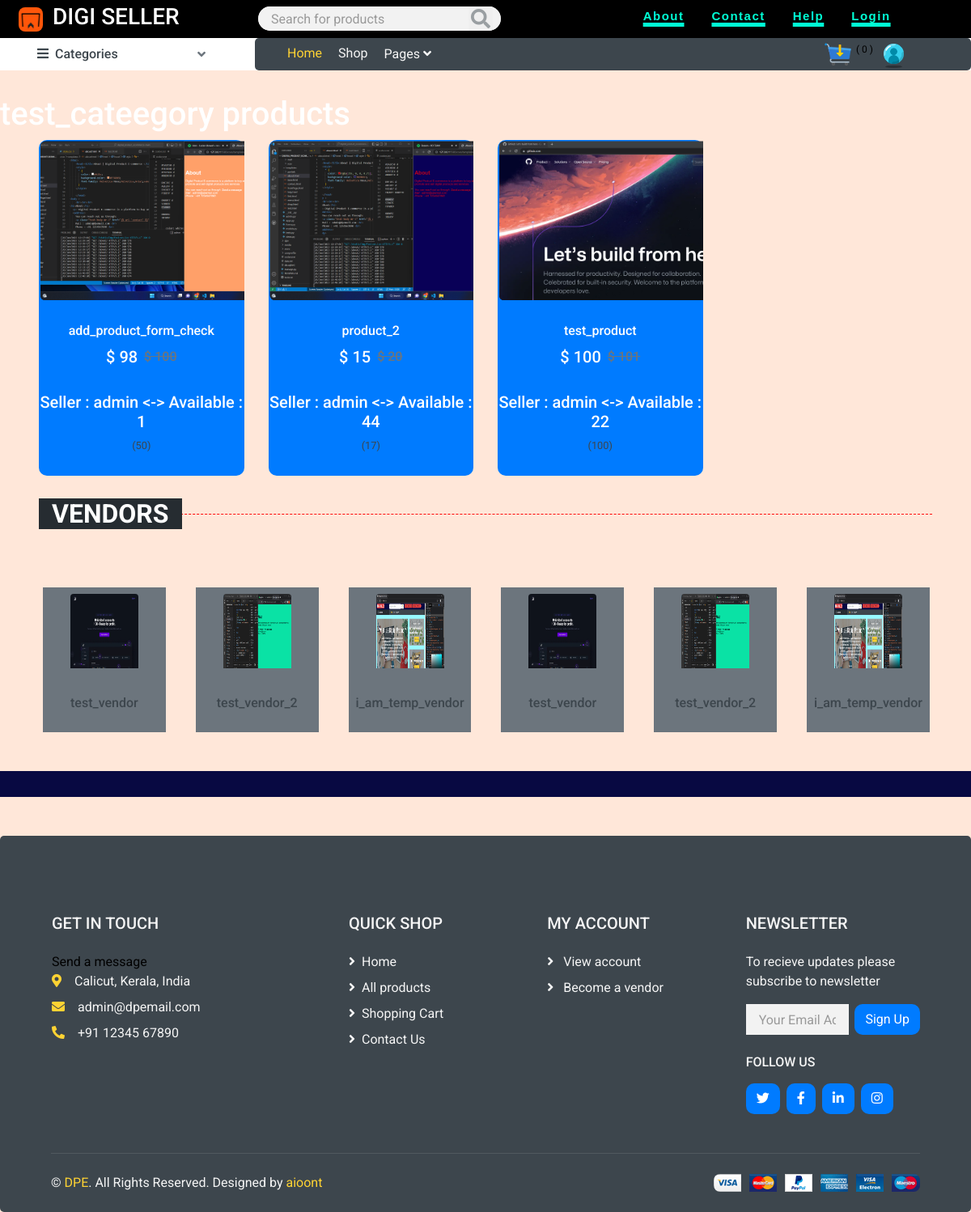
The app's page /test_cateegory/ with its own data.
### store/models.py (models this page shows, shortened)
class Product(models.Model):
    DRAFT = 'draft'
    WAITING_APPROVAL = 'waitingapproval'
    ACTIVE = 'active'
    DELETEED = 'deleted'
    STATUS_CHOICES = (
        (DRAFT, 'Draft'),
        (WAITING_APPROVAL, 'waitingapproval'),
        (ACTIVE, 'active'),
        (DELETEED,  'deleted')
    )
    user = models.ForeignKey(User, related_name='products', on_delete=models.CASCADE)  #vendor who added product
    category = models.ForeignKey(Category, related_name='products', on_delete=models.CASCADE)
    title = models.CharField(max_length=50)
    image = models.ImageField(upload_to='uploads/product_images/', null=True)
    slug = models.SlugField(max_length=50)
    description = models.TextField(blank=True)
    price = models.IntegerField()
    discount_price = models.IntegerField(blank=True, null=True)
    quantity = models.IntegerField(blank=True, null=True)
    sold = models.IntegerField(blank=True, null=True,default=0)
    rating = models.IntegerField(default=0)
    created_at = models.DateTimeField(auto_now_add=True)
    updated_at = models.DateTimeField(auto_now=True)
    status = models.CharField(max_length=20, choices=STATUS_CHOICES, default=ACTIVE)
    class Meta:
        ordering = ('-created_at',)

class Vendor(models.Model):
    ACTIVE = 'active'
    DELETEED = 'deleted'
    STATUS_CHOICES = (
        (ACTIVE, 'active'),
        (DELETEED,  'deleted')
    )
    user = models.ForeignKey(User, related_name='vendors', on_delete=models.CASCADE)
    vendor_image = models.ImageField(upload_to='uploads/vendor_images/', blank=True, null=True)
    no_of_product = models.IntegerField()
    income = models.IntegerField()
    joined_in = models.DateTimeField(auto_now_add=True)
    status = models.CharField(max_length=20, choices=STATUS_CHOICES, default=ACTIVE)
    vendor_name = models.CharField(max_length=30, null=True)
    vendor_address = models.CharField(max_length=30, null=True)

### userprofile/models.py (models this page shows, shortened)
class CustomUser(AbstractUser):
    username = None
    email = models.EmailField(_('email address'), unique=True)
    mobile = models.CharField(max_length=15, null=True, blank= True)
    is_verified = models.BooleanField(default=False)
    forget_password = models.CharField(max_length=255, blank= True, null=True)
    is_vendor = models.BooleanField(default=False, null=True)
    first_name = models.CharField(max_length=100, null=True, default=False)
    USERNAME_FIELD = 'email'
    REQUIRED_FIELDS = ['mobile']
    objects = CustomUserManager()

### store/views.py (the view)
# urls.py: path('<slug:slug>/', views.category_detail, name='category_detail'),
def category_detail(request, slug):
    category = get_object_or_404(Category, slug=slug)
    products = category.products.filter(status=Product.ACTIVE)
    vendors = Vendor.objects.filter(status=Product.ACTIVE)[0:6]
    return render(request, 'category_detail.html', {
        'category': category,
        'products': products,  #refers to related name in models.py of store
        'vendors': vendors,
         })

### store/cart.py (called while the page is built)
    def __len__(self):
        return sum(item['quantity'] for item in self.cart.values())

### store/context_processors.py (called while the page is built)
def cart(request):  # to make cart globally available context_processord.py used
    return {'cart': Cart(request)}

### store/templatetags/menu.py (called while the page is built)
@register.inclusion_tag('menu.html')
def menu():
    categories = Category.objects.all()
    return {'categories':categories}

### store/templates/category_detail.html (shortened to what this page needs)
{% extends 'base.html' %}
{% load static %}
{% block content %}
<h1 class="text-2xl">{{ category.title }} products</h1>
    {% include 'partials/products.html' %}
{% endblock %}
{% block vendors %}
    {% include 'partials/vendors.html' %}
{% endblock %}

### store/templates/partials/products.html (shortened to what this page needs)
 <div class="row px-xl-5 text-dark flex">
        {% for product in products %}
           <div class="col-lg-3 col-md-4 col-sm-6 pb-1">
               <div class="product-item bgof mb-4">
                   {% if product.image %}
                   <div class="product-img position-relative overflow-hidden">
                     <img class = "img-fluid" src="{{ product.image.url }}" alt="Image of {{ product.title }}">
                   {% endif %}
                   </div>
                    <div class="text-center py-4">
                        <a class="h6 text-decoration-none text-truncate" href="{% url 'product_detail' product.category.slug product.slug %}">  {{ product.title }} </a>
                        <div class="d-flex align-items-center justify-content-center mt-2">
                            <h5>  $ {{ product.discount_price }} </h5>
                            <h6 class="text-muted ml-2"><del> $ {{ product.price }} </del></h6>
                        </div>
                              <br>
                                <h5>Seller : {% firstof product.user.get_full_name product.user.username %} <-> Available : {{ product.quantity }}</h5>
                        <div class="d-flex align-items-center justify-content-center mb-1">
                            <small>({{ product.sold }})</small>
                        </div>
                    </div>
                </div>
        </div>
        {% endfor %}
</div>

### store/templates/partials/vendors.html
{% block vendors %}
<h2 class="section-title position-relative text-uppercase mx-xl-5 mb-4"><span class="bg-heading pr-3"> Vendors </span></h2>
<div class="container-fluid py-5">
    <div class="row px-xl-5">
        <div class="owl-carousel vendor-carousel">
        {% for i in vendors %}
          <div  class="ml-1 mr-1 text-center bg-vendor">
                <div class="overflow-hidden img-thumbnail" style="width: 100px; height: 100px;">
                    <img src="{{ i.vendor_image.url }}" alt="vendor_image" class="img-thumbnail">
                </div>
                <div class="text-center py-4">
                    <a class="h6 text-decoration-none text-truncate text-dark" href="{% url 'vendor_detail' i.vendor_name %}">  {{ i.vendor_name }} </a>
                </div>
            </div>
        {% endfor %}
        </div>
    </div>
</div>
{% endblock %}

### records on screen
Product: image (picture), title "add_product_form_check", discount_price "98", user.last_name "admin", quantity "1", sold "50"
Product: image (picture), title "product_2", discount_price "15", user.last_name "admin", quantity "44", sold "17"
Product: image (picture), title "test_product", discount_price "100", user.last_name "admin", quantity "22", sold "100"
Vendor: vendor_image (picture), vendor_name "test_vendor"
Vendor: vendor_image (picture), vendor_name "test_vendor_2"
Vendor: vendor_image (picture), vendor_name "i_am_temp_vendor"

### other values on screen
{{ cart|length }} "0"
